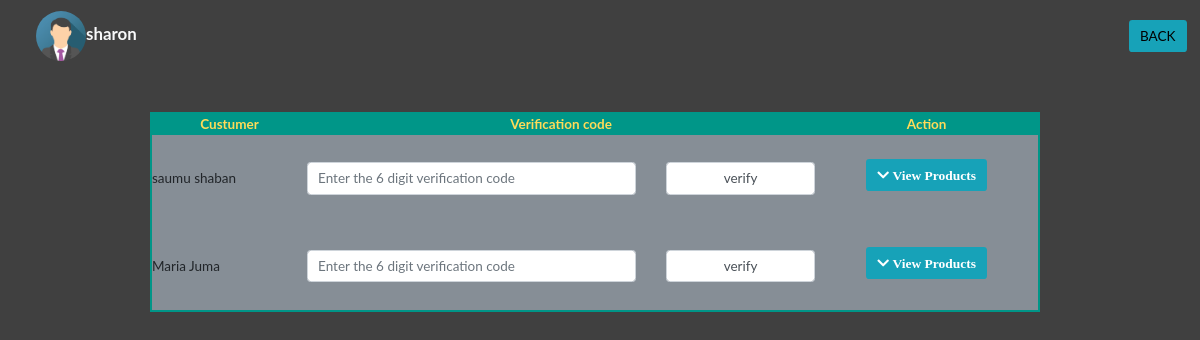
Screenshot of /system/viewtask.php (signed in) with the database file from the repository.
### tables this page shows
CREATE TABLE `tbl_order` (
  `s/n` int(11) NOT NULL,
  `customer_id` int(20) NOT NULL,
  `product_id` int(11) NOT NULL,
  `quantity` int(15) NOT NULL,
  `status` set('pending','on delivery','delivered') NOT NULL DEFAULT 'pending',
  `vendor` varchar(20) DEFAULT NULL,
  `code` int(6) DEFAULT NULL
);

CREATE TABLE `user` (
  `nationid` int(30) NOT NULL,
  `firstname` varchar(20) NOT NULL,
  `lastname` varchar(20) NOT NULL,
  `sex` enum('male','female') NOT NULL,
  `phonenumber` int(25) DEFAULT NULL,
  `password` varchar(50) NOT NULL,
  `user_type` set('user','vendor','admin') NOT NULL DEFAULT 'user'
);

### system/viewtask.php (the view, shortened to what this page needs)
<?php
	 $conn =mysqli_connect("localhost","root" ,"","agriculture");
			?><script>alert("delivery task complete")</script>
<!DOCTYPE html>
<html>
<head>
	<link rel="stylesheet" type="text/css" href="css/fontawesome.min.css">
	<link rel="stylesheet" type="text/css" href="css/fontawesome-all.css">
	<link rel="stylesheet" type="text/css" href="css/bootstrap.css">
	<link rel="stylesheet" type="text/css" href="css/bootstrap.min.css">
	<link rel="stylesheet" href="bootstrap/css/bootstrap4-toggle.min.css">
	<link rel="stylesheet" href="bootstrap/css/bootstrap.css">
	<link rel="stylesheet" href="bootstrap/css/bootstrap.min.css">
</head>
<nav class="navbar navbar-expand-lg navbar-light">
	<a class="navbar-brand" href="panel.php"><b class="text-light"><img src="profile/avatar.png" alt="Avatar" class="avatar"><?php echo  $_SESSION['fname']; ?> </b></a>
	<div class="collapse navbar-collapse" id="navbarText">
		<a href="vendor.php" class="btn btn-info" style="color:black; text-decoration: none;">BACK</a>
	</div>
</nav>
<table style="border:2px solid #009688; float:center">
	<thead>
		<tr style="background-color:#009688;color:#FFDB58;text-align:center">
			<th colspan="2">Custumer</th>
			<th>Verification code</th>
			<th>Action</th>
		</tr>
	</thead>
	<tbody>
		<?php
		$query = "SELECT * FROM TBL_order,product,user WHERE TBL_order.customer_id = user.nationid AND TBL_order.product_id = product.product_id AND TBL_order.status != 'delivered' AND TBL_order.vendor = '".$_SESSION['nationid']."' GROUP BY TBL_order.customer_id";
		$i = 1;
		$run = mysqli_query($conn,$query);
		foreach ($run as $row) {
			?>
			<tr class="bg-gray">
				<td colspan="2"><?php echo $row["firstname"]." ".$row["lastname"]; ?></td>
				<td>
					<form method="post">
						<div class="row">
							<div class="col-8">
								<input class="form-control" type="number" name="code" value="" required placeholder="Enter the 6 digit verification code">
							</div>
							<div class="col-4">
								<input class="form-control" type="submit" name="verification"  value="verify">
							</div>
						</div>
					</form>
				</td>
				<td class="panel-group text-center">
					<div class="panel panel-default">
						<div class="panel-heading">
							<h4 class="panel-title">
								<a data-toggle="collapse" href="#collapse<?php echo $i; ?>" class="collapsed btn btn-info"><i class="fa fa-chevron-down"> View Products</i></a>
							</h4>
						</div>
					</div>
				</td>
			</tr>
			<br>
			<?php
			$i++ ;
		}
		?>
	</tbody>
</table>
</body>
</html>

### system/viewtask.php (style rules this page uses)
* { margin: 0; padding: 0; box-sizing: border-box; }
.avatar { vertical-align: middle; width: 50px; height: 50px; border-radius: 50%; }
table { width:890px; height:200px; margin-left: 150px; }

### rows the page displays
tbl_order: customer.firstname "saumu", customer.lastname "shaban"
tbl_order: customer.firstname "Maria", customer.lastname "Juma"

### other values shown
$_SESSION['fname'] "sharon"
